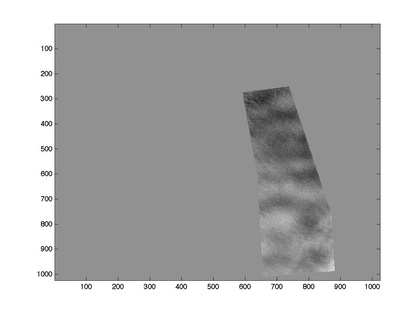
%> input picture matlab/cjfcode/test.jpg, 420 x 315 px, shrunk from 1200 x 901 before the run
$ octave --eval "result = EpiLGNAnalysis(imread('test.jpg'));"   (GNU Octave 9; MATLAB toolbox functions it lacks are replaced by stand-ins)
%> lines starting %> are read from the running program, lines starting %| are printed output that depends on the picture; in (x1, y1, x2, y2) boxes, pixels count from 0 and x2, y2 are one past the last pixel; in counts of white or black regions, pixels touching at a corner belong together; the program's own positions count from 1; long printed decimals are rounded
### matlab/cjfcode/MCT.m
function[MCT] = MCT(inputimage);

if length(size(inputimage)) == 2;
    i = inputimage;
    bd = 0:255;
    i = reshape(i,1, prod(size(i)));
    hi = histc(i, bd);

    m = sum(hi.*bd)/sum(hi);

    nm = sum(hi);

    nbd = bd - m;
    selfcc =  ((nbd.*nbd)*hi');


    fbe = zeros(1,256);
    for jj = 2:256;
        beuh = zeros(1,256); beuh(1,jj:end) = hi(1,jj:end);
        benh = 0:255; benh = benh - m;

        tvu = zeros(1,256); tvu(1,jj:end) = hi(1,jj:end);
        tvl = zeros(1,256); tvl(1,1:jj-1) = hi(1,1:jj-1);
        njl = sum(tvl);
        nju = sum(tvu);
        lv = (0-(nju/nm));
        uv = (1-(nju/nm));

        fbe(1,jj-1) = (beuh*benh')/sqrt(selfcc*(((nm-nju)*(nju))/nm));
                        fbe(isinf(fbe))=0;


    end;
    [bev bep] = max(fbe);
    tv = bep-1;
    MCT.image = inputimage > tv; MCT.image = double(MCT.image);
    MCT.rtv = tv; MCT.gtv = tv; MCT.btv = tv;
    MCT.rcc = bev; MCT.gcc = bev; MCT.bcc = bev;
    MCT.tv = tv;


elseif length(size(inputimage)) == 3;
    MCT.image = zeros(size(inputimage));
    clear tvh; clear cch;
    tvh = zeros(1,3); cch = zeros(1,3);
    for cc = 1:3;
        i = inputimage(:,:,cc);
        if max(max(i)) == 0;
            tvh(1,cc) = 0;
            cch(1,cc) = 0;
            MCT.image(:,:,cc) = inputimage(:,:,cc);
        else
            bd = 0:255;
            i = reshape(i,1, prod(size(i)));
            hi = histc(i, bd);

            m = sum(hi.*bd)/sum(hi);

            nm = sum(hi);

            nbd = bd - m;
            selfcc =  ((nbd.*nbd)*hi');


            fbe = zeros(1,256);
            for jj = 2:256;
                beuh = zeros(1,256); beuh(1,jj:end) = hi(1,jj:end);
                benh = 0:255; benh = benh - m;
                be1(1,jj) = beuh*benh';
                tvu = zeros(1,256); tvu(1,jj:end) = hi(1,jj:end);
                tvl = zeros(1,256); tvl(1,1:jj-1) = hi(1,1:jj-1);
                njl = sum(tvl);
                nju = sum(tvu);
                lv = (0-(nju/nm));
                uv = (1-(nju/nm));

                fbe(1,jj-1) = (beuh*benh')/sqrt(selfcc*(((nm-nju)*(nju))/nm));
                fbe(isinf(fbe))=0;

            end;

            [bev bep] = max(fbe);
            tv = bep-1;
            MCT.image(:,:,cc) = inputimage(:,:,cc) > tv; MCT.image(:,:,cc) = double(MCT.image(:,:,cc));
            tvh(1,cc) = tv;
            cch(1,cc) = bev;
        end
    end
        MCT.rtv = tvh(1,1);
        MCT.gtv = tvh(1,2);
        MCT.btv = tvh(1,3);
        MCT.rcc = cch(1,1);
        MCT.gcc = cch(1,2);
        MCT.bcc = cch(1,3);
        MCT.tv = tv;
end


### matlab/cjfcode/EpiLGNAnalysis.m
function out=EpiLGNAnalysis(RGB)
%the assumption is that the ipsi channel is green
out.RGB.Raw=RGB;

%apply a median filter to the data to smooth out shot noise
Rmed=medfilt2(RGB(:,:,1),[10 10]);
Gmed=medfilt2(RGB(:,:,2),[10 10]);
out.Contra.MedFilt=Rmed;
out.Ipsi.MedFilt=Gmed;

%threshold the images using MCT
Rthresh=MCT(Rmed);
Gthresh=MCT(Gmed);
out.Contra.Thresh=Rthresh.image;
out.Ipsi.Thresh=Gthresh.image;

%get rid of small blobs
Ropen=imopen(Rthresh.image,strel('disk',3));
Gopen=imopen(Gthresh.image,strel('disk',3));
out.Contra.Open=Ropen;
out.Ipsi.Open=Gopen;

%create an RGB image of the thresholded and opened images
out.RGB.Bi=RGB*0;
out.RGB.Bi(:,:,1)=Ropen*255;
out.RGB.Bi(:,:,2)=Gopen*255;

%calculate the percent ovelap and percent of total area for the projections
out.OverlapArea=sum(sum(Ropen.*Gopen));
out.TotalArea=sum(sum(Ropen))+sum(sum(Gopen))-out.OverlapArea;
out.PercentOverlap=out.OverlapArea/out.TotalArea*100;
out.Contra.PercentArea=sum(sum(Ropen))/out.TotalArea*100;
out.Ipsi.PercentArea=sum(sum(Gopen))/out.TotalArea*100;

%find all objects in the thresholded images
Rlabel=bwlabel(Ropen);
Glabel=bwlabel(Gopen);
out.Contra.Label=Rlabel;
out.Ipsi.Label=Glabel;

%compute shape statistics for all objects
Rstats=regionprops(Rlabel,'all');
Gstats=regionprops(Glabel,'all');
out.Contra.Stats=Rstats;
out.Ipsi.Stats=Gstats;

%grab the summed perimeter and area values and calculate their ratio
Redge=Ropen-imerode(Ropen,strel('disk',1));
Gedge=Gopen-imerode(Gopen,strel('disk',1));
out.Contra.PerimToArea=sum(sum(Redge))/sum(sum(Ropen));
out.Ipsi.PerimToArea=sum(sum(Gedge))/sum(sum(Gopen));
out.Contra.Edge=Redge;
out.Ipsi.Edge=Gedge;
out.RGB.Edge=RGB*0;
out.RGB.Edge(:,:,1)=Redge*255;
out.RGB.Edge(:,:,2)=Gedge*255;

%display output images
summaryDisplay(out);

function summaryDisplay(out)
%displays summary of analysis to command line
disp(['Found ',num2str(length(out.Ipsi.Stats)),' ipsi patches']);
disp(['Average Contra Perim/Area = ',num2str(out.Contra.PerimToArea)])
disp(['Average Ipsi Perim/Area = ',num2str(out.Ipsi.PerimToArea)])
disp(['Percent overlap = ',num2str(out.PercentOverlap)]);
disp(['Contra percent area = ',num2str(out.Contra.PercentArea)]);
disp(['Ipsi percent area = ',num2str(out.Ipsi.PercentArea)]);

figure;subplot(2,2,1);imagesc(out.RGB.Raw);title('Raw');
subplot(2,2,2);imagesc(out.RGB.Bi);title('Binary');
subplot(2,2,3);imagesc(out.RGB.Edge);title('Edges');
subplot(2,2,4);imagesc(out.Ipsi.Label);title('Ipsi Label');
%> in EpiLGNAnalysis, `Rmed=medfilt2(RGB(:,:,1),[10 10]);`:
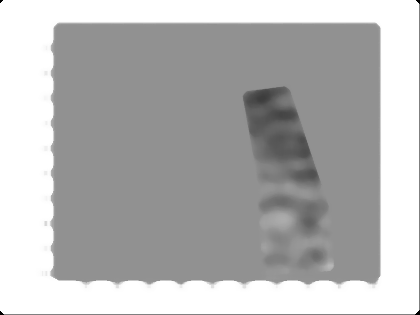
%> Rmed: size 315x420 uint8; min 0, max 255, mean 181.6
%> in MCT, `hi = histc(i, bd);`: hi = 256 values, max 69377 at index 146, min 0 at index 2, mean 516.8
%> in MCT, `m = sum(hi.*bd)/sum(hi);`: m = 181.6
%> in MCT, `nm = sum(hi);`: nm = 132300
%> in MCT, `nbd = bd - m;`: nbd = 256 values from -181.6 to 73.41
%> in MCT, `selfcc =  ((nbd.*nbd)*hi');`: selfcc = 397404427.6
%> after the loop in MCT, `for jj = 2:256;`: beuh = 256 values from 0 to 42506; fbe = 256 values, max 0.979 at index 198, min 0 at index 256, mean 0.511; tvl = 256 values, max 69377 at index 146, min 0 at index 2, mean 350.8; tvu = 256 values from 0 to 42506
%> in MCT, `[bev bep] = max(fbe);`: bev = 0.979; bep = 198
%> in MCT, `tv = bep-1;`: tv = 197
%> in MCT, `MCT.image = inputimage > tv`:
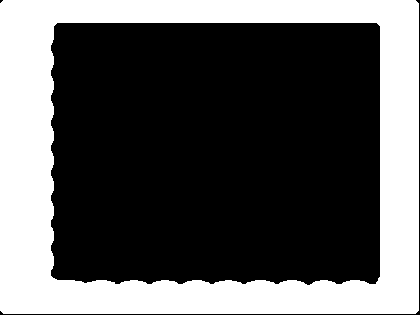
%> MCT.image: size 315x420 logical; 35.5% white; 1 white region, box (x1, y1, x2, y2) and area: (0, 0, 419, 314) 47004
%> in MCT, `MCT.rcc = bev`: MCT.rcc = 0.979
%> in MCT, `MCT.tv = tv;`: MCT.tv = 197
%> in EpiLGNAnalysis, `Rthresh=MCT(Rmed);`: Rthresh = {rtv 197, gtv 197, btv 197, rcc 0.979, gcc 0.979, bcc 0.979}
%> in EpiLGNAnalysis, `Gthresh=MCT(Gmed);`: Gthresh has the same summary as Rthresh
%> in EpiLGNAnalysis, `Ropen=imopen(Rthresh.image,strel('disk',3));`: Ropen: size 315x420 double; values 0 (black) and 1 (white), 35.5% white; 1 white region
%> in EpiLGNAnalysis, `out.OverlapArea=sum(sum(Ropen.*Gopen));`: out.OverlapArea = 47003
%> in EpiLGNAnalysis, `out.PercentOverlap=out.OverlapArea/out.TotalArea*100;`: out.PercentOverlap = 100
%> in EpiLGNAnalysis, `Rstats=regionprops(Rlabel,'all');`: Rstats = 1 region; box (x1, y1, x2, y2), Area, Centroid, MajorAxisLength, MinorAxisLength and Eccentricity: (0, 0, 419, 314) 47003 [197.4 166] 628 453.7 0.691
%> in EpiLGNAnalysis, `Gstats=regionprops(Glabel,'all');`: Gstats has the same summary as Rstats
%> in EpiLGNAnalysis, `Redge=Ropen-imerode(Ropen,strel('disk',1));`:
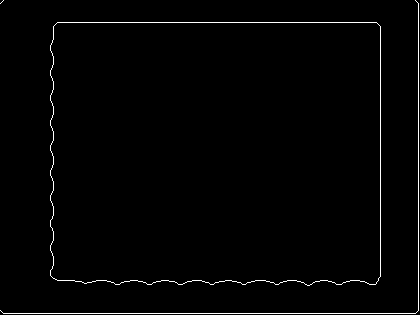
%> Redge: size 315x420 double; values 0 (black) and 1 (white), 1.4% white in thin lines or dots
%| Found 1 ipsi patches
%| Average Contra Perim/Area = 0.04025
%| Average Ipsi Perim/Area = 0.04025
%| Percent overlap = 100
%| Contra percent area = 100
%| Ipsi percent area = 100
%> `result = EpiLGNAnalysis(imread('test.jpg'));`:
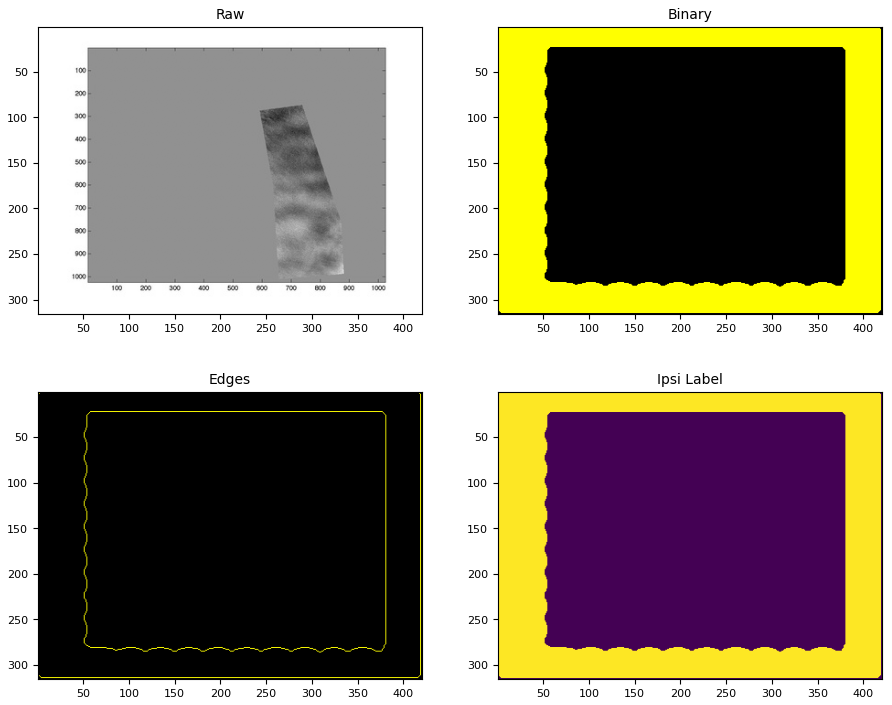
%> figure redrawn from the program's plot data, 4 panels
%> `result = EpiLGNAnalysis(imread('test.jpg'));`: result = {OverlapArea 47003, TotalArea 47003, PercentOverlap 100}
